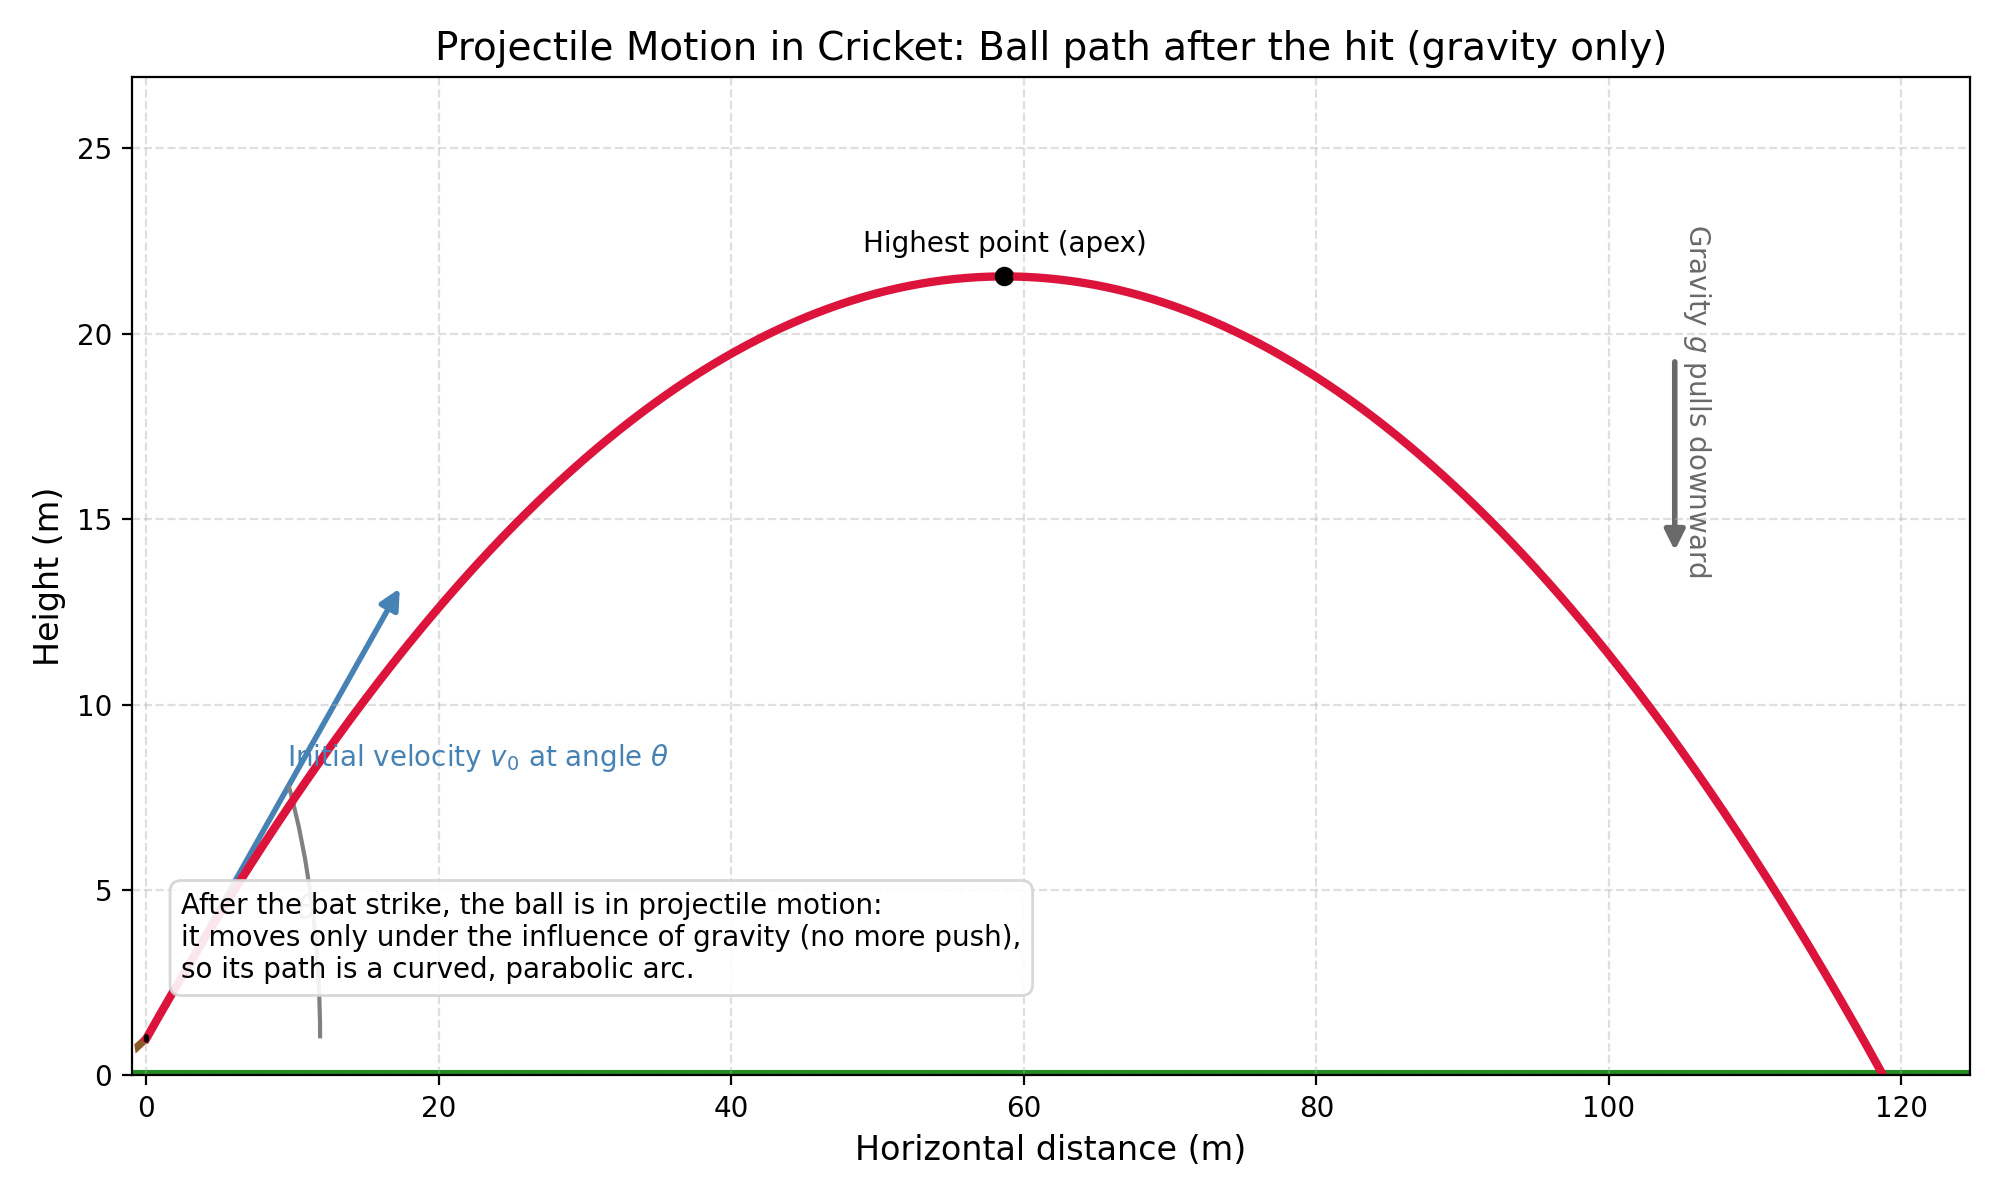

Here is the Python script that generated this plot:
import numpy as np
import matplotlib.pyplot as plt
from matplotlib.patches import Rectangle, Circle, FancyArrowPatch, Arc
from matplotlib import transforms

# Projectile motion parameters (gravity only, no air resistance)
g = 9.81  # m/s^2
v0 = 35.0  # initial speed in m/s
angle_deg = 35.0  # launch angle in degrees
x0, y0 = 0.0, 1.0  # launch point near bat (about waist height)

# Compute trajectory
theta = np.deg2rad(angle_deg)
# Flight time from y(t) = y0 + v0*sin(theta)*t - 0.5*g*t^2 = 0
# t_flight = (v0*sin(theta) + sqrt((v0*sin(theta))^2 + 2*g*y0)) / g
t_flight = (v0 * np.sin(theta) + np.sqrt((v0 * np.sin(theta)) ** 2 + 2 * g * y0)) / g

T = np.linspace(0, t_flight, 600)
X = x0 + v0 * np.cos(theta) * T
Y = y0 + v0 * np.sin(theta) * T - 0.5 * g * T ** 2

# Apex
t_apex = v0 * np.sin(theta) / g
x_apex = x0 + v0 * np.cos(theta) * t_apex
y_apex = y0 + v0 * np.sin(theta) * t_apex - 0.5 * g * t_apex ** 2

# Figure setup
plt.rcParams.update({
    'figure.figsize': (10, 6),
    'axes.titlesize': 14,
    'axes.labelsize': 12,
    'xtick.labelsize': 10,
    'ytick.labelsize': 10
})

fig, ax = plt.subplots()
ax.plot(X, Y, color='crimson', lw=3, label='Cricket ball trajectory (gravity only)')

# Ground line
x_end = X[-1]
y_max = max(Y)
ax.axhline(0, color='forestgreen', lw=4, zorder=0)

# Bat representation (simple rotated rectangle near the launch point)
bat_len = 0.7
bat_thick = 0.12
bat_color = '#c89b6d'
bat_edge = '#8b5a2b'
# Place the bat so its end is at (x0, y0), then rotate about (x0, y0)
bat_rect = Rectangle((x0 - bat_len, y0 - bat_thick / 2.0), bat_len, bat_thick,
                     facecolor=bat_color, edgecolor=bat_edge, linewidth=1.5)
bat_transform = transforms.Affine2D().rotate_deg_around(x0, y0, angle_deg - 15) + ax.transData
bat_rect.set_transform(bat_transform)
ax.add_patch(bat_rect)

# Initial ball at contact
ax.add_patch(Circle((x0, y0), 0.08, color='crimson', ec='black', zorder=5))

# Sample ball positions along the path to illustrate motion
for t_frac in [0.25, 0.5, 0.75]:
    ti = t_flight * t_frac
    xi = x0 + v0 * np.cos(theta) * ti
    yi = y0 + v0 * np.sin(theta) * ti - 0.5 * g * ti ** 2
    ax.add_patch(Circle((xi, yi), 0.06, color='crimson', alpha=0.8, zorder=4))

# Mark apex
ax.plot(x_apex, y_apex, marker='o', color='black')
ax.text(x_apex, y_apex + 0.5, 'Highest point (apex)', ha='center', va='bottom', fontsize=10)

# Initial velocity arrow
L = max(6.0, 0.18 * x_end)
vx_arrow_end = (x0 + L * np.cos(theta), y0 + L * np.sin(theta))
arrow_v0 = FancyArrowPatch((x0, y0), vx_arrow_end, arrowstyle='-|>', mutation_scale=15,
                           lw=2, color='steelblue')
ax.add_patch(arrow_v0)
ax.text(x0 + 0.55 * L * np.cos(theta), y0 + 0.55 * L * np.sin(theta) + 0.6,
        r'Initial velocity $v_0$ at angle $\theta$', color='steelblue', fontsize=10)

# Angle arc at launch
R = max(2.5, 0.1 * x_end)
arc = Arc((x0, y0), 2 * R, 2 * R, angle=0, theta1=0, theta2=angle_deg,
          color='gray', lw=1.5)
ax.add_patch(arc)
ax.text(x0 + 0.9 * R * np.cos(np.deg2rad(angle_deg / 2.0)),
        y0 + 0.9 * R * np.sin(np.deg2rad(angle_deg / 2.0)), r'$\theta$', color='gray', fontsize=12)

# Gravity arrow on the right
xg = 0.88 * x_end
yg_top = y_max * 0.9 if y_max > 3 else 3
gravity_arrow = FancyArrowPatch((xg, yg_top), (xg, yg_top - max(3, 0.25 * y_max)),
                                arrowstyle='-|>', mutation_scale=15, lw=2, color='dimgray')
ax.add_patch(gravity_arrow)
ax.text(xg + 0.4, yg_top - 1.2, r'Gravity $g$ pulls downward', rotation=270,
        va='center', ha='left', color='dimgray', fontsize=10)

# Explanatory text box tying to definition
exp_text = (
    'After the bat strike, the ball is in projectile motion:\n'
    'it moves only under the influence of gravity (no more push),\n'
    'so its path is a curved, parabolic arc.'
)
ax.text(0.02 * x_end, 0.1 * (y_max + 1) + 0.2, exp_text,
        fontsize=10, va='bottom', ha='left', color='black',
        bbox=dict(boxstyle='round,pad=0.4', facecolor='white', alpha=0.9, edgecolor='lightgray'))

# Labels and styling
ax.set_title('Projectile Motion in Cricket: Ball path after the hit (gravity only)')
ax.set_xlabel('Horizontal distance (m)')
ax.set_ylabel('Height (m)')
ax.grid(True, linestyle='--', alpha=0.4)

# Limits with some margins
ax.set_xlim(-1.0, x_end * 1.05)
ax.set_ylim(0, max(y_max * 1.25, y0 + 2))

# Make layout tight and save figure
plt.tight_layout()
outfile = 'cricket_projectile_motion.png'
plt.savefig(outfile, dpi=200)
print(f'Saved figure to {outfile}')
